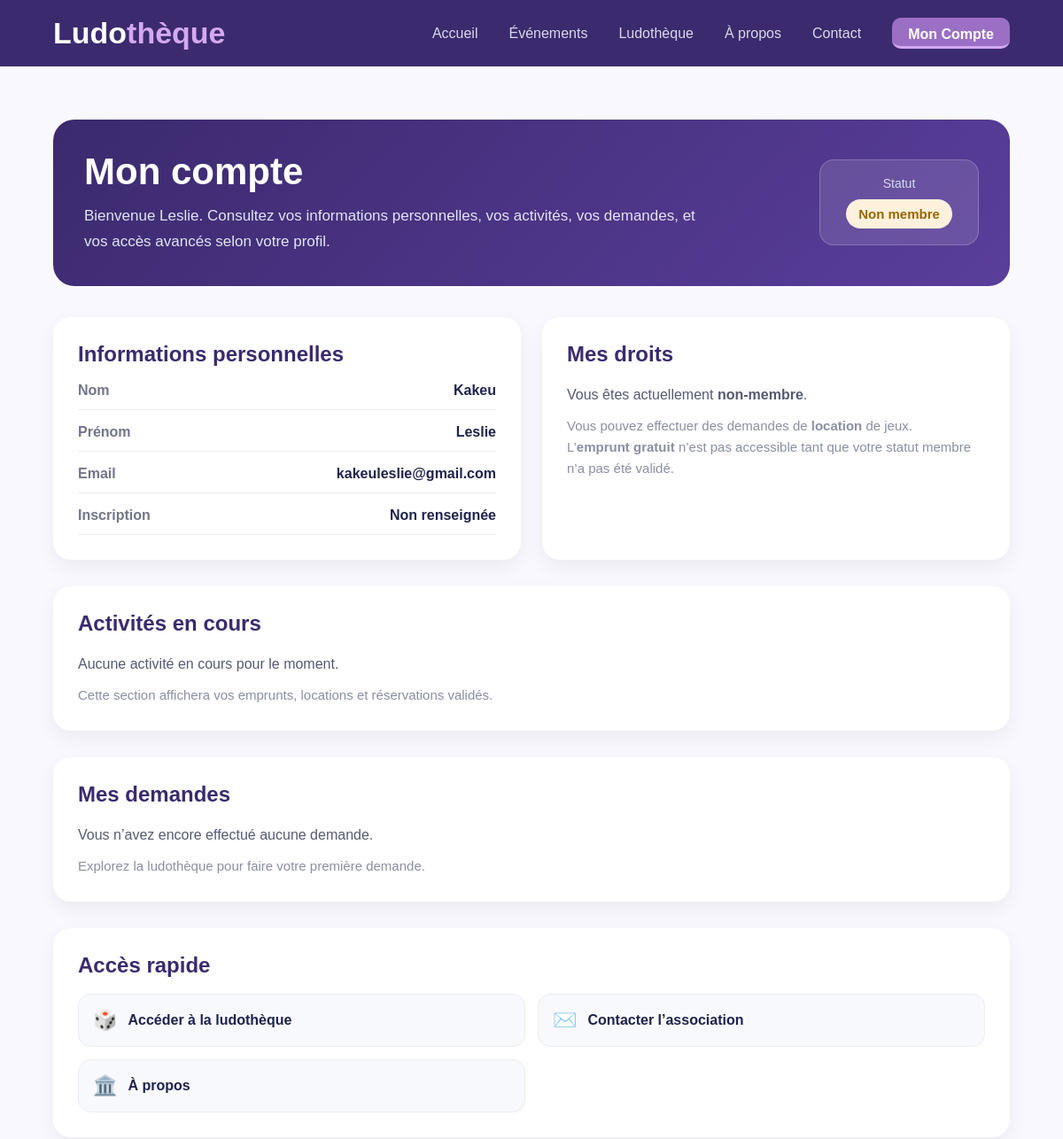
The app's page /compte.php (signed in, upper part), older data.
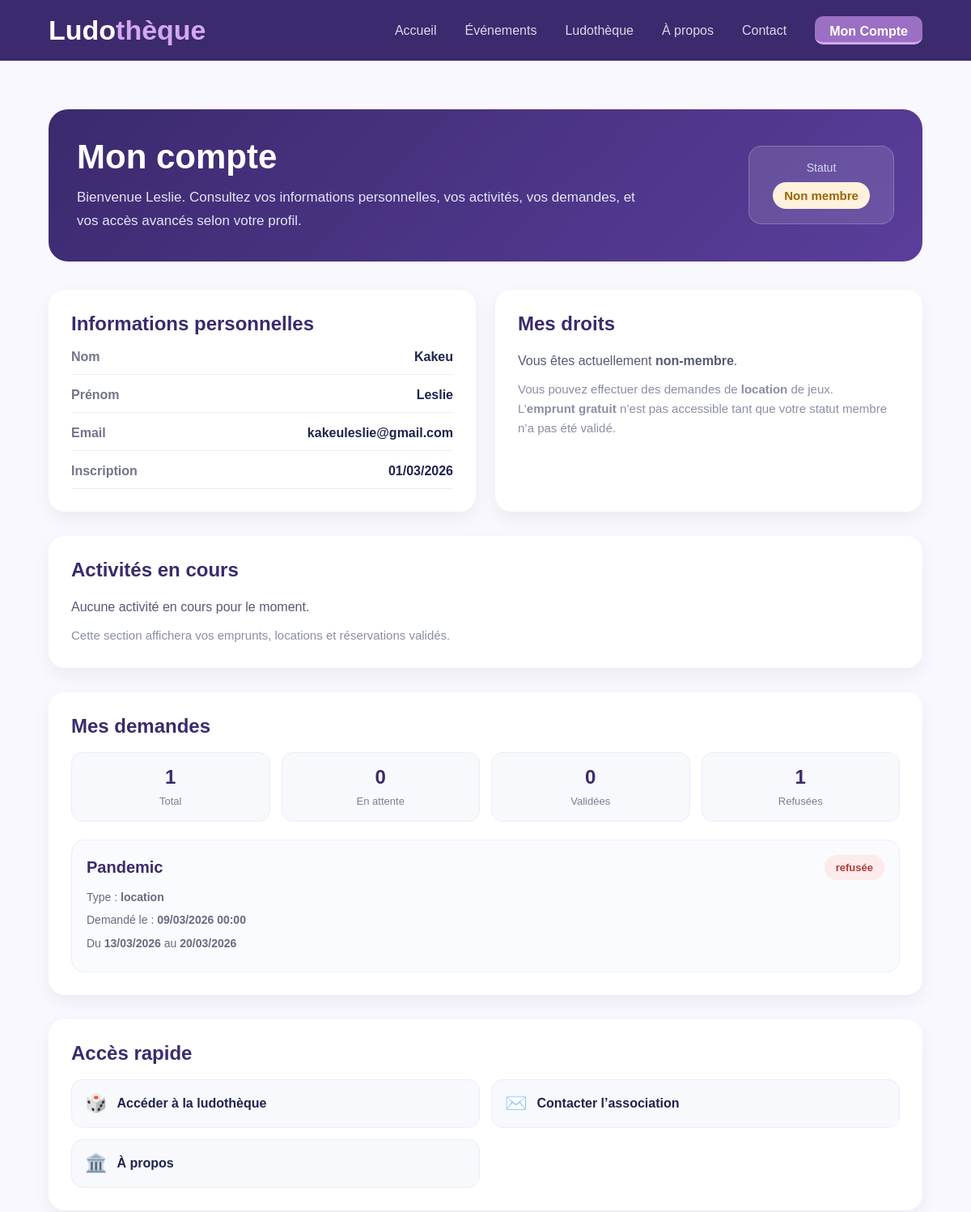
The same page, newer data.
### tables this page shows
CREATE TABLE IF NOT EXISTS `utilisateur` (
  `id_utilisateur` int NOT NULL AUTO_INCREMENT,
  `nom` varchar(100) DEFAULT NULL,
  `prenom` varchar(100) DEFAULT NULL,
  `email` varchar(150) DEFAULT NULL,
  `mot_de_passe` varchar(255) DEFAULT NULL,
  `statut_membre` tinyint(1) NOT NULL DEFAULT '0',
  `role` enum('utilisateur','admin','president') NOT NULL DEFAULT 'utilisateur',
  `date_inscription` date DEFAULT NULL,
  PRIMARY KEY (`id_utilisateur`),
  UNIQUE KEY `email` (`email`)
);

CREATE TABLE IF NOT EXISTS `demande` (
  `id_demande` int NOT NULL AUTO_INCREMENT,
  `id_utilisateur` int DEFAULT NULL,
  `id_jeu` int DEFAULT NULL,
  `type_demande` varchar(50) DEFAULT NULL,
  `statut` varchar(50) DEFAULT NULL,
  `date_demande` date DEFAULT NULL,
  `date_debut` date DEFAULT NULL,
  `date_fin` date DEFAULT NULL,
  PRIMARY KEY (`id_demande`),
  KEY `id_utilisateur` (`id_utilisateur`),
  KEY `id_jeu` (`id_jeu`)
);

CREATE TABLE IF NOT EXISTS `jeu` (
  `id_jeu` int NOT NULL AUTO_INCREMENT,
  `nom` varchar(150) DEFAULT NULL,
  `temps_jeu_moyen` int DEFAULT NULL,
  `nb_joueurs_min` int DEFAULT NULL,
  `nb_joueurs_max` int DEFAULT NULL,
  `difficulte_apprentissage` int DEFAULT NULL,
  `difficulte_jeu` int DEFAULT NULL,
  `statut` varchar(50) DEFAULT NULL,
  `regles` text,
  `description` text,
  `image` varchar(255) DEFAULT NULL,
  PRIMARY KEY (`id_jeu`)
);

### compte.php (the view, shortened to what the rows shown need)
<?php
require_once "config/db.php";
$userId = $_SESSION["user_id"];
$stmtUser = $pdo->prepare("
    SELECT id_utilisateur, nom, prenom, email, role, statut_membre, date_inscription
    FROM utilisateur
    WHERE id_utilisateur = ?
");
$stmtUser->execute([$userId]);
$utilisateur = $stmtUser->fetch(PDO::FETCH_ASSOC);
$role = $utilisateur["role"];
$estAdmin = ($role === "admin");
$estPresident = ($role === "president");
$estAdminOuPresident = $estAdmin || $estPresident;
$demandes = [];
$demandeError = false;
try {
    $stmtDemandes = $pdo->prepare("
        SELECT d.*, j.nom AS nom_jeu
        FROM demande d
        INNER JOIN jeu j ON d.id_jeu = j.id_jeu
        WHERE d.id_utilisateur = ?
        ORDER BY d.date_demande DESC
    ");
    $stmtDemandes->execute([$userId]);
    $demandes = $stmtDemandes->fetchAll(PDO::FETCH_ASSOC);
} catch (PDOException $e) {
    $demandeError = true;
}
$statsDashboard = [
    "jeux_total" => 0,
    "jeux_en_stock" => 0,
    "jeux_empruntes" => 0,
    "jeux_loues" => 0,
    "demandes_en_attente" => 0,
    "evenements_a_venir" => 0
];
$dashboardError = false;
include "includes/header.php";
?>
<main class="account-page">
    <div class="container">
        <section class="account-hero">
            <div class="account-hero-left">
                <h1>Mon compte</h1>
                <p>
                    Bienvenue <?= htmlspecialchars($utilisateur["prenom"]) ?>.
                    Consultez vos informations personnelles, vos activités,
                    vos demandes, et vos accès avancés selon votre profil.
                </p>
            </div>
        </section>
        <section class="account-grid">
            <div class="account-card">
                <h2>Informations personnelles</h2>
                <div class="info-list">
                    <div class="info-item">
                        <span class="info-label">Nom</span>
                        <span class="info-value"><?= htmlspecialchars($utilisateur["nom"]) ?></span>
                    </div>
                    <div class="info-item">
                        <span class="info-label">Prénom</span>
                        <span class="info-value"><?= htmlspecialchars($utilisateur["prenom"]) ?></span>
                    </div>
                    <div class="info-item">
                        <span class="info-label">Email</span>
                        <span class="info-value"><?= htmlspecialchars($utilisateur["email"]) ?></span>
                    </div>
                    <div class="info-item">
                        <span class="info-label">Inscription</span>
                        <span class="info-value">
                            <?= !empty($utilisateur["date_inscription"]) ? date("d/m/Y", strtotime($utilisateur["date_inscription"])) : "Non renseignée" ?>
                        </span>
                    </div>
                </div>
            </div>
            <div class="account-card">
                <h2>Mes droits</h2>
            </div>
        </section>
        <section class="account-section-block">
            <div class="account-history-card">
                <h2>Activités en cours</h2>
            </div>
        </section>
        <section class="account-section-block">
            <div class="account-history-card">
                <h2>Mes demandes</h2>
                <?php if ($demandeError): ?>
                    <p class="account-text">
                        L’historique des demandes sera affiché ici une fois la gestion complète finalisée.
                    </p>
                <?php elseif (count($demandes) === 0): ?>
                    <p class="account-text">
                        Vous n’avez encore effectué aucune demande.
                    </p>
                    <p class="account-subtext">
                        Explorez la ludothèque pour faire votre première demande.
                    </p>
                <?php else: ?>
                    <div class="summary-stats summary-stats-account">
                        <div class="summary-box">
                            <span class="summary-number"><?= count($demandes) ?></span>
                            <span class="summary-label">Total</span>
                        </div>
                        <div class="summary-box">
                            <span class="summary-number">
                                <?= count(array_filter($demandes, fn($d) => strtolower($d["statut"]) === "en attente")) ?>
                            </span>
                            <span class="summary-label">En attente</span>
                        </div>
                        <div class="summary-box">
                            <span class="summary-number">
                                <?= count(array_filter($demandes, fn($d) => strtolower($d["statut"]) === "validée")) ?>
                            </span>
                            <span class="summary-label">Validées</span>
                        </div>
                        <div class="summary-box">
                            <span class="summary-number">
                                <?= count(array_filter($demandes, fn($d) => strtolower($d["statut"]) === "refusée")) ?>
                            </span>
                            <span class="summary-label">Refusées</span>
                        </div>
                    </div>
                    <div class="request-list request-list-top-space">
                        <?php foreach ($demandes as $demande): ?>
                            <?php
                            $statutDemande = strtolower($demande["statut"]);
                            $statutClass = "request-status-default";
                            if ($statutDemande === "en attente") {
                                $statutClass = "request-status-pending";
                            } elseif ($statutDemande === "validée") {
                                $statutClass = "request-status-approved";
                            } elseif ($statutDemande === "refusée") {
                                $statutClass = "request-status-refused";
                            }
                            ?>
                            <div class="request-item">
                                <div class="request-main">
                                    <div class="request-title-row">
                                        <h3><?= htmlspecialchars($demande["nom_jeu"]) ?></h3>
                                        <span class="request-status <?= $statutClass ?>">
                                            <?= htmlspecialchars($demande["statut"]) ?>
                                        </span>
                                    </div>
                                    <p class="request-meta">
                                        Type : <strong><?= htmlspecialchars($demande["type_demande"]) ?></strong>
                                    </p>
                                    <p class="request-meta">
                                        Demandé le :
                                        <strong><?= !empty($demande["date_demande"]) ? date("d/m/Y H:i", strtotime($demande["date_demande"])) : "—" ?></strong>
                                    </p>
                                    <p class="request-meta">
                                        Du <strong><?= !empty($demande["date_debut"]) ? date("d/m/Y", strtotime($demande["date_debut"])) : "—" ?></strong>
                                        au <strong><?= !empty($demande["date_fin"]) ? date("d/m/Y", strtotime($demande["date_fin"])) : "—" ?></strong>
                                    </p>
                                </div>
                            </div>
                        <?php endforeach; ?>
                    </div>
                <?php endif; ?>
            </div>
        </section>
        <?php if ($estAdminOuPresident): ?>
            <section class="account-section-block">
                <div class="account-history-card">
                    <h2>Tableau de bord</h2>
                    <?php if ($dashboardError): ?>
                        <p class="account-text">
                            Les statistiques globales ne sont pas encore disponibles.
                        </p>
                    <?php else: ?>
                        <div class="summary-stats summary-stats-dashboard">
                            <div class="summary-box">
                                <span class="summary-number"><?= $statsDashboard["jeux_total"] ?></span>
                                <span class="summary-label">Jeux total</span>
                            </div>
                            <div class="summary-box">
                                <span class="summary-number"><?= $statsDashboard["jeux_en_stock"] ?></span>
                                <span class="summary-label">En stock</span>
                            </div>
                            <div class="summary-box">
                                <span class="summary-number"><?= $statsDashboard["jeux_empruntes"] ?></span>
                                <span class="summary-label">Empruntés</span>
                            </div>
                            <div class="summary-box">
                                <span class="summary-number"><?= $statsDashboard["jeux_loues"] ?></span>
                                <span class="summary-label">Loués</span>
                            </div>
                            <div class="summary-box">
                                <span class="summary-number"><?= $statsDashboard["demandes_en_attente"] ?></span>
                                <span class="summary-label">Demandes en attente</span>
                            </div>
                            <div class="summary-box">
                                <span class="summary-number"><?= $statsDashboard["evenements_a_venir"] ?></span>
                                <span class="summary-label">Événements à venir</span>
                            </div>
                        </div>
                    <?php endif; ?>
                </div>
            </section>
            <section class="account-grid">
                <div class="account-card">
                    <h2>Gestion des jeux</h2>
                    <p class="account-text">
                        Ajouter, modifier, supprimer des jeux et mettre à jour leur statut.
                    </p>
                    <div class="account-role-actions">
                        <a href="admin/jeux.php" class="btn-main account-action-btn">Gérer les jeux</a>
                    </div>
                </div>
                <div class="account-card">
                    <h2>Gestion des événements</h2>
                    <p class="account-text">
                        Créer, modifier et supprimer les événements de l’association.
                    </p>
                    <div class="account-role-actions">
                        <a href="admin/evenements.php" class="btn-main account-action-btn">Gérer les événements</a>
                    </div>
                </div>
                <div class="account-card">
                    <h2>Traitement des demandes</h2>
                    <p class="account-text">
                        Accepter ou refuser les demandes et mettre à jour automatiquement les statuts.
                    </p>
                    <div class="account-role-actions">
                        <a href="admin/demandes.php" class="btn-main account-action-btn">Traiter les demandes</a>
                    </div>
                </div>
                <div class="account-card">
                    <h2>Accès rapide</h2>
                    <div class="quick-links">
                        <a href="ludotheque.php" class="quick-link-card">
                            <span class="quick-link-icon">🎲</span>
                            <span class="quick-link-text">Accéder à la ludothèque</span>
                        </a>
                        <a href="contact.php" class="quick-link-card">
                            <span class="quick-link-icon">✉️</span>
                            <span class="quick-link-text">Contacter l’association</span>
                        </a>
                        <a href="apropos.php" class="quick-link-card">
                            <span class="quick-link-icon">🏛️</span>
                            <span class="quick-link-text">À propos</span>
                        </a>
                        <a href="admin/dashboard.php" class="quick-link-card">
                            <span class="quick-link-icon">🛠️</span>
                            <span class="quick-link-text">Dashboard admin</span>
                        </a>
                    </div>
                </div>
            </section>
        <?php else: ?>
            <section class="account-section-block">
                <div class="account-card">
                    <h2>Accès rapide</h2>
                </div>
            </section>
        <?php endif; ?>
    </div>
</main>
<?php include "includes/footer.php"; ?>

Row changes from the older to the newer data that the page shows:
changed utilisateur "Leslie": date_inscription (not shown) → "01/03/2026"
added demande: statut "0", statut "1", id_jeu.nom "Pandemic", statut "refusée", type_demande "location", date_demande "09/03/2026 00:00", date_debut "13/03/2026", date_fin "20/03/2026"
Text that changed along with them:
count($demandes): (not shown) → "1"
text no longer shown: "Non renseignée Vous n’avez encore effectué aucune demande. Explorez la ludothèque pour faire votre première demande."
text now shown: "Total En attente Validées Refusées"
